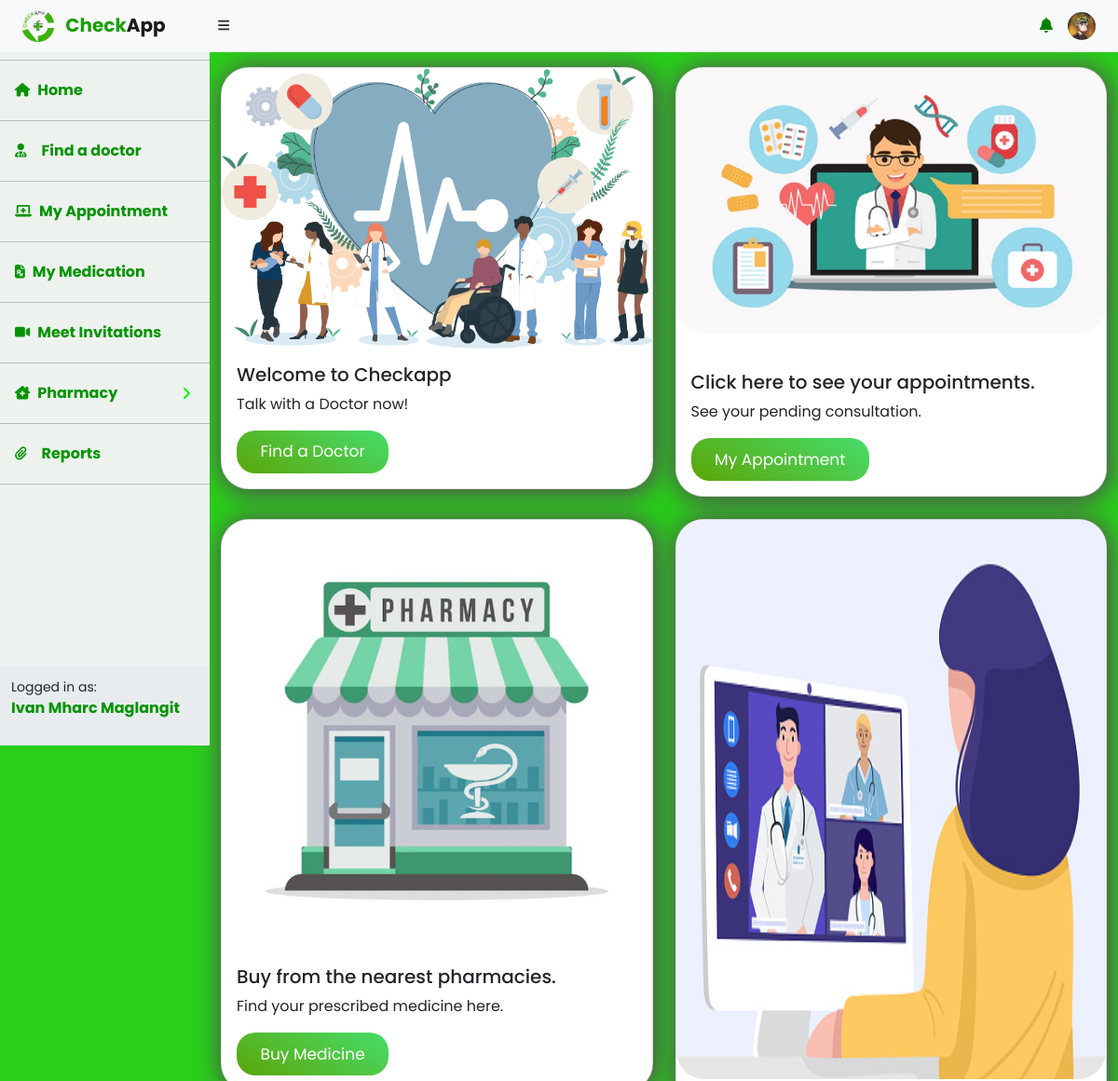
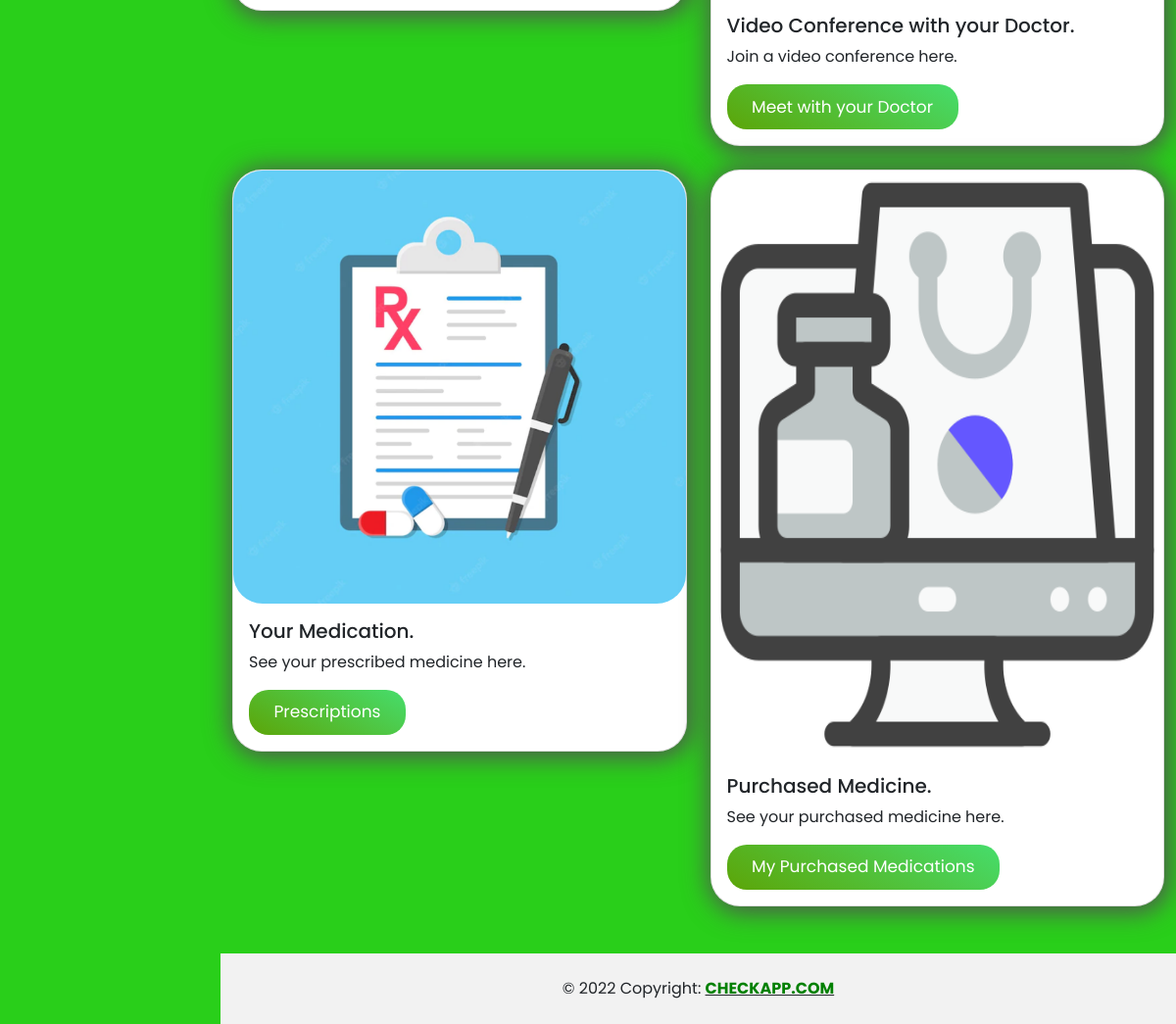
Page /Patient-dashboard.php (signed in) on the committed database (2 pictures, top to bottom).
### tables this page shows
CREATE TABLE `patient_record` (
  `Patient_ID` int(11) NOT NULL,
  `FirstName` varchar(250) NOT NULL,
  `MiddleName` varchar(250) NOT NULL,
  `LastName` varchar(250) NOT NULL,
  `Birthdate` varchar(50) NOT NULL,
  `Age` varchar(50) NOT NULL,
  `Gender` varchar(15) NOT NULL,
  `Contact_No` varchar(11) NOT NULL,
  `Civil_Status` varchar(50) NOT NULL,
  `Province` varchar(100) NOT NULL,
  `City` varchar(100) NOT NULL,
  `Email` varchar(100) NOT NULL,
  `Password` varchar(100) NOT NULL,
  `Photo` varchar(50) NOT NULL
);

### includes/Patient-Sidenav.php (the view, shortened to what this page needs)
<div id="layoutSidenav">
            <div id="layoutSidenav_nav">
                <nav class="sb-sidenav accordion sb-sidenav-light" id="sidenavAccordion">
                    <div class="sb-sidenav-menu">
                        <div class="nav">
                            <hr class="dropdown-divider bg-dark" />
                            <a id="nav-hover" class="nav-link fw-bold" href="Patient-dashboard.php">
                                <div class="sb-nav-link-icon"><i class="fas fa-home"></i></div>
                                Home
                            </a>
                            <hr class="dropdown-divider bg-dark" />
                            <a id="nav-hover" href="Patient-findadoctor.php" class="nav-link fw-bold"><div class="sb-nav-link-icon"><i
                                    class="fa fa-user-md me-2"></i></div>Find a doctor</a>
                            <hr class="dropdown-divider bg-dark" />
                            <a id="nav-hover" href="Patient-Consultations.php" class="nav-link fw-bold"><div class="sb-nav-link-icon"><i
                                    class="fa-solid fa-laptop-medical"></i></div> My Appointment</a>
                            <hr class="dropdown-divider bg-dark" />
                            <a id="nav-hover" href="Patient-Medication-table.php" class="nav-link fw-bold"><div class="sb-nav-link-icon"><i
                                    class="fa-solid fa-file-prescription"></i></div>My Medication</a>
                            <hr class="dropdown-divider bg-dark" />
                            <a id="nav-hover" href="Patient-MyInvitation.php" class="nav-link fw-bold"><div class="sb-nav-link-icon"><i
                                    class="fa-solid fa-video"></i></div>Meet Invitations</a>
                            <hr class="dropdown-divider bg-dark" />
                            <a class="nav-link collapsed fw-bold" id="nav-hover" href="#" data-bs-toggle="collapse" data-bs-target="#collapsePages" aria-expanded="false" aria-controls="collapsePages">
                                <div class="sb-nav-link-icon"><i class="fa-solid fa-clinic-medical"></i></div>
                                Pharmacy
                                <div class="sb-sidenav-collapse-arrow"><i class="fas fa-angle-down"></i></div>
                            </a>
                            <hr class="dropdown-divider bg-dark" />
                            <a id="nav-hover" href="#" class="nav-link fw-bold"><div class="sb-nav-link-icon"><i
                                    class="fa fa-paperclip me-2"></i></div>Reports</a>
                            <hr class="dropdown-divider bg-dark" />
                        </div>
                    </div>
                    <div class="sb-sidenav-footer">
                        <div class="small">Logged in as:</div>
                        <?php
                            $query = "SELECT * FROM patient_record WHERE Patient_ID = '$Patient_ID'";
                            $result = mysqli_query($connect, $query);
                            while($row = mysqli_fetch_array($result)):?>
                            <p style="color: #019401;" class="fw-bold"><?php echo $row['FirstName']; ?> <?php echo $row['LastName']; ?></p>
                        <?php endwhile; ?>
                    </div>
                </nav>
            </div>

### includes/Patient-nav2.php (shortened to what this page needs)
<nav class="sb-topnav navbar navbar-expand navbar-light bg-light">
            <a class="navbar-brand ps-3 fw-bold" href="#">
                <img class="round-circle" width="50px" height="50px" src="img/logo.png" alt="">
                <span style="color:#1c9e05;">Check</span>App
            </a>
            <button class="btn btn-link btn-sm order-1 order-lg-0 me-4 me-lg-0" id="sidebarToggle" href="#!"><i class="fas fa-bars"></i></button>
            <ul class="navbar-nav  ms-auto me-0" >
                <li class="nav-item dropdown">
                    <a class="nav-link " href="#" role="button" data-bs-toggle="dropdown" aria-expanded="false">
                        <i class="fas fa-bell" style="color:green;"></i>
                    </a>
                </li>
            </ul>
            <ul class="navbar-nav  ms-auto ms-md-0 me-3 me-0">
                <li class="nav-item dropdown">
                    <a class="nav-link " id="navbarDropdown" href="#" role="button" data-bs-toggle="dropdown" aria-expanded="false">
                    <?php
                        $Patient_ID = $_SESSION['Patient_ID'];
                        $query = "SELECT * FROM patient_record WHERE Patient_ID = '$Patient_ID'";
                        $result = mysqli_query($connect, $query);
                        while($row = mysqli_fetch_array($result)):?>
                            <img src="Patient_uploads/<?php echo $row['Photo']; ?> " alt="" class="rounded-circle " width="30" height="30">
                    <?php endwhile; ?>
                    </a>
                </li>
            </ul>
        </nav>

### rows in the picture
patient_record: Photo (picture), FirstName "Ivan Mharc", LastName "Maglangit"
